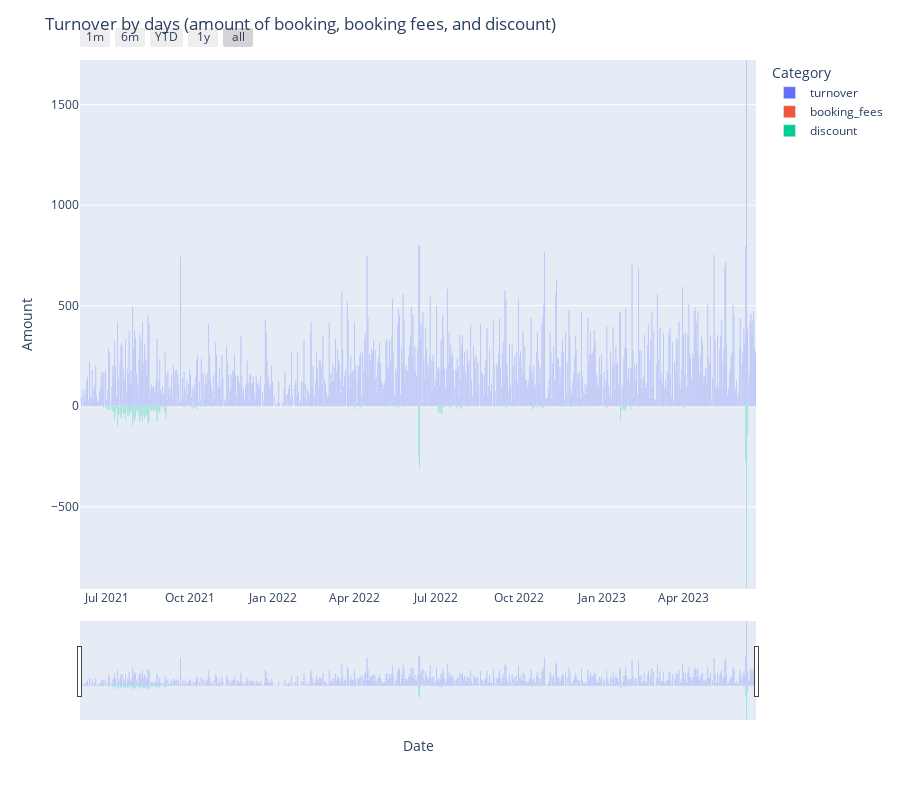

The notebook cell saved with this chart:
### Code cell
# Multiply the discount column by -1 to make it negative
df_turnover['discount'] = df_turnover['discount'] * -1

# Reshape the DataFrame using melt
df_melted = df_turnover[['date', 'turnover', 'booking_fees', 'discount']].melt(id_vars='date', var_name='category', value_name='amount')

# Create the bar chart
fig = px.bar(df_melted, x='date', y='amount', color='category', barmode='relative',
             labels={'amount': 'Amount', 'category': 'Category'})

# Set the y-axis range to include negative values
fig.update_layout(yaxis_range=[df_melted['amount'].min(), df_melted['amount'].max()])

# Customize the layout
fig.update_layout(
    xaxis_title='Date',
    yaxis_title='Amount',
    legend_title='Category',
    barmode='relative',
    bargap=0.2,
    bargroupgap=0.1
)

# Add range slider and selectors
fig.update_layout(
    xaxis=dict(
        rangeselector=dict(
            buttons=list([
                dict(count=1, label="1m", step="month", stepmode="backward"),
                dict(count=6, label="6m", step="month", stepmode="backward"),
                dict(count=1, label="YTD", step="year", stepmode="todate"),
                dict(count=1, label="1y", step="year", stepmode="backward"),
                dict(step="all")
            ])
        ),
        rangeslider=dict(visible=True)
    ),
    title="Turnover by days (amount of booking, booking fees, and discount)"
)

# Set the height of the plot
fig.update_layout(height=800)

# Show the graph
fig.show()

### Figure 1 — Plotly figure (JSON) as saved in the notebook; plotly's stock layout.template omitted (floating-point values rounded to 4 significant figures; data arrays with more than 128 entries replaced by an {"elided": "..."} marker saying what was removed)
{"data": [{"alignmentgroup": "True", "hovertemplate": "Category=turnover<br>date=%{x}<br>Amount=%{y}<extra></extra>", "legendgroup": "turnover", "marker": {"color": "#636efa", "pattern": {"shape": ""}}, "name": "turnover", "offsetgroup": "turnover", "orientation": "v", "showlegend": true, "textposition": "auto", "type": "bar", "x": {"elided": "750 str values"}, "xaxis": "x", "y": {"elided": "750 float values"}, "yaxis": "y"}, {"alignmentgroup": "True", "hovertemplate": "Category=booking_fees<br>date=%{x}<br>Amount=%{y}<extra></extra>", "legendgroup": "booking_fees", "marker": {"color": "#EF553B", "pattern": {"shape": ""}}, "name": "booking_fees", "offsetgroup": "booking_fees", "orientation": "v", "showlegend": true, "textposition": "auto", "type": "bar", "x": {"elided": "750 str values"}, "xaxis": "x", "y": {"elided": "750 int values"}, "yaxis": "y"}, {"alignmentgroup": "True", "hovertemplate": "Category=discount<br>date=%{x}<br>Amount=%{y}<extra></extra>", "legendgroup": "discount", "marker": {"color": "#00cc96", "pattern": {"shape": ""}}, "name": "discount", "offsetgroup": "discount", "orientation": "v", "showlegend": true, "textposition": "auto", "type": "bar", "x": {"elided": "750 str values"}, "xaxis": "x", "y": {"elided": "750 float values"}, "yaxis": "y"}], "layout": {"bargap": 0.2, "bargroupgap": 0.1, "barmode": "relative", "height": 800, "legend": {"title": {"text": "Category"}, "tracegroupgap": 0}, "margin": {"t": 60}, "title": {"text": "Turnover by days (amount of booking, booking fees, and discount)"}, "xaxis": {"anchor": "y", "domain": [0, 1], "rangeselector": {"buttons": [{"count": 1, "label": "1m", "step": "month", "stepmode": "backward"}, {"count": 6, "label": "6m", "step": "month", "stepmode": "backward"}, {"count": 1, "label": "YTD", "step": "year", "stepmode": "todate"}, {"count": 1, "label": "1y", "step": "year", "stepmode": "backward"}, {"step": "all"}]}, "rangeslider": {"visible": true}, "title": {"text": "Date"}}, "yaxis": {"anchor": "x", "domain": [0, 1], "range": [-908.5, 1722.0], "title": {"text": "Amount"}}}}
